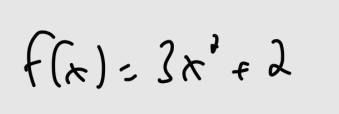
#> input picture data/pics_to_test_OCR/frame01_simple_polynomial.png, 339 x 114 px
$ python -i ocr_layout_aware.py   (imports and definitions only)
#> lines starting #> are read from the running program, lines starting #| are printed output that depends on the picture
"""
Layout-aware Tesseract OCR with proper spatial ordering.

This module fixes the text scrambling issue by:
1. Using layout analysis to get bounding boxes
2. Sorting text by reading order (top-to-bottom, left-to-right)
3. Filtering out diagram noise
4. Grouping text into meaningful blocks
"""
from pathlib import Path
from typing import List, Dict, Tuple
import pytesseract
from PIL import Image, ImageDraw
import cv2
import numpy as np

import config
from utils.logging_utils import setup_logger

# [1 line that did not run here, left out]

# Set Tesseract path
pytesseract.pytesseract.tesseract_cmd = r'C:\Program Files\Tesseract-OCR\tesseract.exe'


def preprocess_for_layout(image_path: Path) -> np.ndarray:
    """Preprocess image for layout-aware OCR."""
    img = cv2.imread(str(image_path))
#> img is the input picture: shape (114, 339, 3); min 3, max 230, mean 219.5
    if img is None:
        return None

    # Upscale
    upscale = 3.0
    img = cv2.resize(img, None, fx=upscale, fy=upscale, interpolation=cv2.INTER_CUBIC)
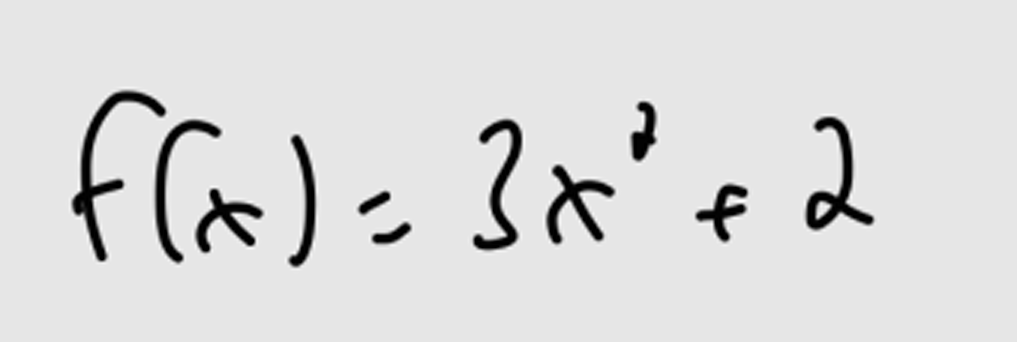
#> img: shape (342, 1017, 3); min 0, max 255, mean 219.6

    # Convert to grayscale
    gray = cv2.cvtColor(img, cv2.COLOR_BGR2GRAY)

    # CLAHE for better contrast
    clahe = cv2.createCLAHE(clipLimit=2.0, tileGridSize=(8,8))
    gray = clahe.apply(gray)

    return gray


# [253 lines left out: functions get_text_blocks, sort_blocks_reading_order, group_blocks_into_lines, reconstruct_text_from_blocks, perform_layout_aware_ocr, perform_ocr_on_frames, not called in this run]

>>> result = preprocess_for_layout('../data/pics_to_test_OCR/frame01_simple_polynomial.png')

$ run again, on data/pics_to_test_OCR/frame02_fraction_expression.png
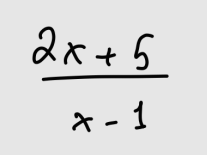
#> input picture data/pics_to_test_OCR/frame02_fraction_expression.png, 207 x 155 px
#> in preprocess_for_layout, img is the input picture: shape (155, 207, 3); min 3, max 230, mean 219.2
#> in preprocess_for_layout, `img = cv2.resize(img, None, fx=upscale, fy=upscale, interpolation=cv2...`:
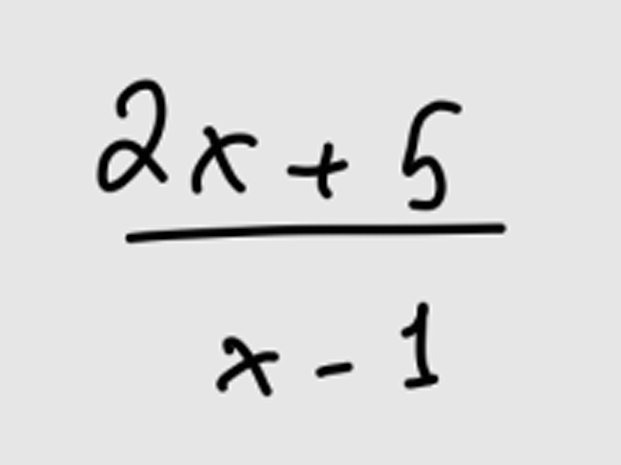
#> img: shape (465, 621, 3); min 0, max 255, mean 219.3

$ run again, on data/pics_to_test_OCR/frame03_limit_identity.png
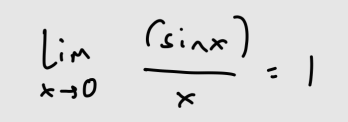
#> input picture data/pics_to_test_OCR/frame03_limit_identity.png, 348 x 122 px
#> in preprocess_for_layout, img is the input picture: shape (122, 348, 3); min 3, max 230, mean 221.1
#> in preprocess_for_layout, `img = cv2.resize(img, None, fx=upscale, fy=upscale, interpolation=cv2...`:
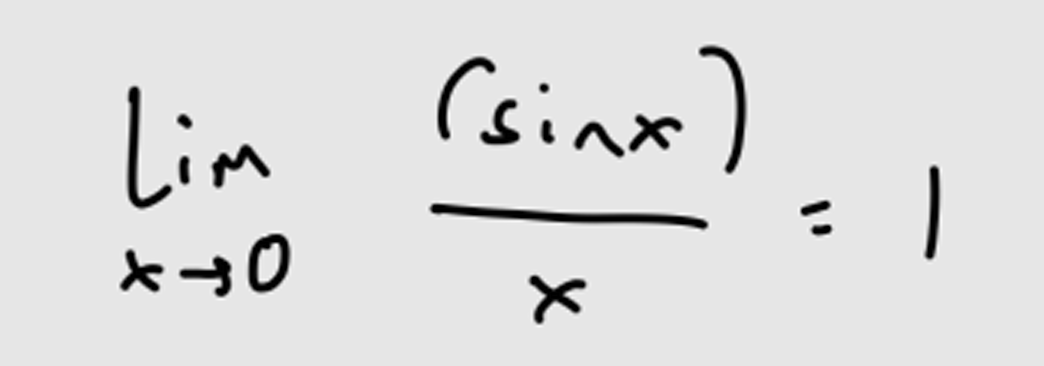
#> img: shape (366, 1044, 3); min 0, max 255, mean 221.2

$ run again, on data/pics_to_test_OCR/frame04_derivative_rule.png
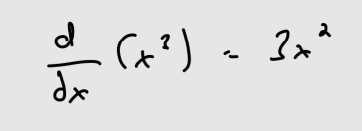
#> input picture data/pics_to_test_OCR/frame04_derivative_rule.png, 362 x 131 px
#> in preprocess_for_layout, img is the input picture: shape (131, 362, 3); min 3, max 230, mean 222.9
#> img: shape (393, 1086, 3)
#> in preprocess_for_layout, `gray = clahe.apply(gray)`:
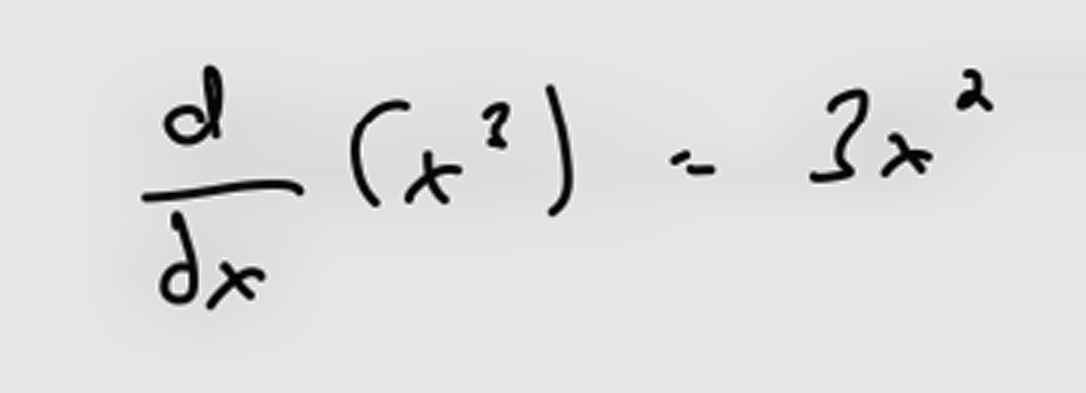
#> gray: shape (393, 1086); min 2, max 255, mean 221.4
